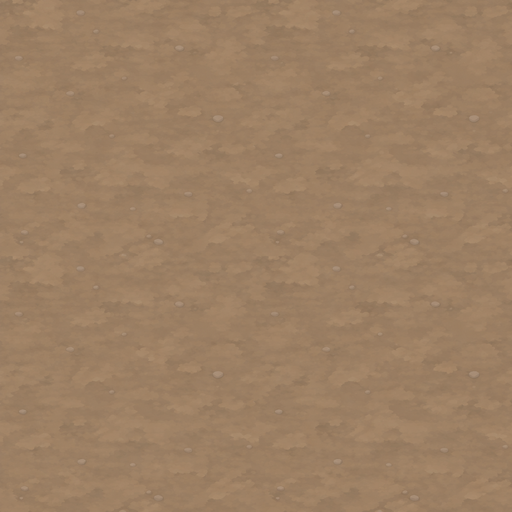
#> input picture assets/construction/gpt-art/road-dirt.png, 512 x 512 px; its folder holds 3 pictures in this run
$ python process_roads.py ../gpt-art/road-dirt.png
#> lines starting #> are read from the running program, lines starting #| are printed output that depends on the picture
#!/usr/bin/env python3
"""GPT 道路原画（assets/construction/gpt-art/）を正式テクスチャへ仕上げる（Muse、2026-11-15、§41）。

継ぎ目:
- 画像を半分ロールして元の継ぎ目を中央へ移し、帯（48〜64px）の中で両側を
  クロスディゾルブする。新しい端は元画像の内側同士になるため元々連続している。
  全面鏡像ベイクは対称模様が目立つため採用しなかった（石敷きで検品して差し替え）。
- 石敷きは横目地の周期が命。暗さプロファイルから横目地を検出し、目地が
  y=0 と y=512 にちょうど来る区間を切り出して 512 へ引き伸ばす（上下は目地同士が
  接する）。左右は上記のクロスディゾルブで処理する。
法線:
- 色をそのまま変換しない。素材の構造から高さを作る:
  土 = 輝度の低周波（踏み固めの緩やかな起伏）／砂利 = 輝度の高周波（小石の粒）／
  石敷き = 目地（暗線）からの距離変換（石が膨らみ目地が沈む）。
- 接空間法線は three.js の規約（OpenGL 形式、緑 = +V）。既知ドームでの実測で
  確定した（生成版は手前<奥で凹面、緑反転版が正しい凸面）。--no-flip-y で旧方式。
実行: python3 assets/construction/tools/process_roads.py [--flip-y]
出力: assets/construction/textures/road-{dirt,gravel,stone}.png と *_n.png、
      記録 processing-record.json、検品画像は ~/workspace/scg-uvroads-check/ へ。
"""
import json, os, sys
import numpy as np
from PIL import Image
from scipy import ndimage

ROOT = os.path.dirname(os.path.dirname(os.path.abspath(__file__)))
ART = os.path.join(ROOT, "gpt-art")
OUT = os.path.join(ROOT, "textures")
CHECK = os.path.expanduser("~/workspace/scg-uvroads-check")
os.makedirs(OUT, exist_ok=True)
os.makedirs(CHECK, exist_ok=True)
FLIP_Y = "--no-flip-y" not in sys.argv  # 既定は three.js の OpenGL 規約（緑=+V）。ドームテスト（probe-dome2）で実測検証済み：反転なし版は near<far で凹面に見えた
RECORD = {"note": "process_roads.py の加工記録", "flipY": FLIP_Y, "items": {}}


def heal_axis(a, axis, band=56):
    """元の継ぎ目を内側へ移し、帯の中で両側をクロスディゾルブする。
    ロール量は「最も滑らかな内側境界が新しい端になる」よう選ぶ（端の段差 =
    その境界の段差そのものになる）。継ぎ目の移動先も帯の中心に合わせる。"""
    n = a.shape[axis]
    diff = np.abs(np.diff(a, axis=axis)).mean(axis=tuple(i for i in range(a.ndim) if i != axis))
    lo, hi = n // 3, 2 * n // 3  # 境界候補（端から遠い内側）
    b = lo + int(np.argmin(diff[lo - 1:hi])) + 1  # 境界 b はスライス b-1 と b の間
    o = n - b  # ロール量。元の継ぎ目は位置 o に来る
    a = np.roll(a, o, axis=axis)
    c = o
    h = band // 2
    src = a.copy()
    for x in range(c - h, c + h):
        d = (x - c) / h
        w = (1 + np.cos(np.pi * d)) / 4.0  # 中心 0.5 → 帯端 0
        sl = [slice(None)] * a.ndim
        sl[axis] = x
        sm = [slice(None)] * a.ndim
        sm[axis] = 2 * c - x
        a[tuple(sl)] = (1 - w) * src[tuple(sl)] + w * src[tuple(sm)]
    return a


def equalize_edges(a, axis, band):
    """両端のスライスを鏡像ペアの平均へ寄せ、端同士の段差を消す（帯の内側で減衰）。"""
    n = a.shape[axis]
    src = a.copy()
    for i in range(band):
        w = 1.0 - i / band
        s1 = [slice(None)] * a.ndim
        s1[axis] = i
        s2 = [slice(None)] * a.ndim
        s2[axis] = n - 1 - i
        m = (src[tuple(s1)] + src[tuple(s2)]) / 2.0
        a[tuple(s1)] = (1 - w) * src[tuple(s1)] + w * m
        a[tuple(s2)] = (1 - w) * src[tuple(s2)] + w * m
    return a


def make_tileable(img, band=56, axes=(1, 0), equalize=()):
    a = np.asarray(img).astype(np.float32)
    for axis in axes:
        a = heal_axis(a, axis=axis, band=band)
    for axis, eb in equalize:
        a = equalize_edges(a, axis=axis, band=eb)
    return Image.fromarray(a.clip(0, 255).astype(np.uint8), "RGB")


def fix_stone(img):
    """横目地を検出し、目地→目地の区間を 512 に合わせて上下端を目地にする。"""
    lum = np.asarray(img.convert("L")).astype(np.float32)
    dark = 255.0 - ndimage.gaussian_filter(lum, sigma=(1.5, 6))
    prof = dark.mean(axis=1)
    from scipy.signal import find_peaks
    pk, _ = find_peaks(prof, distance=40, prominence=1.2)
    centers = [float(v) for v in pk]
    # 端そのものにある目地は find_peaks が拾えないので、端の暗さで補う
    if prof[:8].max() > prof.mean() + 2:
        centers = [float(np.argmax(prof[:8]))] + centers
    if prof[-8:].max() > prof.mean() + 2:
        centers = centers + [float(504 + np.argmax(prof[-8:]))]
    centers = sorted(set(centers))
    # 最も外側の目地同士の区間（上下端がともに目地の中心に来る）を使う
    if len(centers) >= 7 and 470 <= centers[-1] - centers[0] <= 512:
        best = (centers[0], centers[-1])
    else:  # 検出失敗時は全体を使う（記録に残す）
        best = (0.0, 512.0)
    y0, y1 = best
    strip = img.crop((0, int(round(y0)), 512, int(round(y1)))).resize((512, 512), Image.LANCZOS)
    return strip, {"jointCenters": [round(c, 1) for c in centers],
                   "chosenSpan": [round(y0, 1), round(y1, 1)],
                   "note": "上下端は目地同士が接する。左右は make_tileable で処理"}


def height_map(kind, img):
    lum = np.asarray(img.convert("L")).astype(np.float32) / 255.0
    if kind == "dirt":
        low = ndimage.gaussian_filter(lum, 3.0)
        micro = (lum - ndimage.gaussian_filter(lum, 9.0)) * 0.25
        h = low + micro
    elif kind == "gravel":
        bumps = ndimage.gaussian_filter(lum, 1.1) - ndimage.gaussian_filter(lum, 6.0)
        h = bumps + 0.25 * ndimage.gaussian_filter(lum, 5.0)
    else:  # stone: 目地（暗線）からの距離で石を膨らませる
        smooth = ndimage.gaussian_filter(lum, 1.2)
        joint = smooth < (smooth.mean() - 0.10)
        dist = ndimage.distance_transform_edt(~joint)
        h = np.minimum(dist, 16.0) / 16.0
        h = ndimage.gaussian_filter(h, 1.6) + 0.10 * ndimage.gaussian_filter(lum, 6.0)
    h = (h - h.min()) / max(1e-6, h.max() - h.min())
    return h


def normal_from_height(h, strength):
    gx = ndimage.sobel(h, axis=1) / 8.0
    gy_img = ndimage.sobel(h, axis=0) / 8.0  # 画像下向き
    # three.js（OpenGL 形式）: 緑は +V（画像上向き）。画像下向き勾配は符号を返す
    ny = gy_img if FLIP_Y else -gy_img
    nx, nz = -gx * strength, np.ones_like(h)
    n = np.dstack([nx, ny * strength, nz])
    n /= np.linalg.norm(n, axis=2, keepdims=True)
    return Image.fromarray(((n * 0.5 + 0.5) * 255).clip(0, 255).astype(np.uint8), "RGB")


def edge_metrics(img):
    a = np.asarray(img.convert("RGB")).astype(np.float32)
    dx = np.abs(a[:, 0] - a[:, -1]).mean()
    dy = np.abs(a[0, :] - a[-1, :]).mean()
    inner = np.abs(np.diff(a, axis=1)).mean()
    return {"edgeX": round(float(dx), 2), "edgeY": round(float(dy), 2),
            "innerStep": round(float(inner), 2)}


def tile_check(img, name):
    t = Image.new("RGB", (768, 768))
    small = img.resize((256, 256), Image.LANCZOS)
    for i in range(3):
        for j in range(3):
            t.paste(small, (i * 256, j * 256))
    t.save(os.path.join(CHECK, name))


STRENGTH = {"dirt": 1.1, "gravel": 2.0, "stone": 2.4}

def main():
    for kind in ("dirt", "gravel", "stone"):
        src = Image.open(os.path.join(ART, f"road-{kind}.png")).convert("RGB")
#> src is the input picture: PIL image 512x512 RGB; mean R, G, B 156.6, 127.6, 99.5
        before = edge_metrics(src)
#> in edge_metrics, `dx = np.abs(a[:, 0] - a[:, -1]).mean()`: dx = 2.27
#> in edge_metrics, `dy = np.abs(a[0, :] - a[-1, :]).mean()`: dy = 2.6
#> in edge_metrics, `inner = np.abs(np.diff(a, axis=1)).mean()`: inner = 0.927
#> before = {'edgeX': 2.27, 'edgeY': 2.6, 'innerStep': 0.93}
        if kind == "stone":
            fixed, info = fix_stone(src)
            fixed = make_tileable(fixed, band=48, axes=(1,), equalize=((0, 20),))
        elif kind == "gravel":
            fixed, info = make_tileable(src, band=64, equalize=((0, 16),)), \
                {"method": "roll+cross-dissolve band + edge equalize Y"}
        else:
            fixed, info = make_tileable(src, band=48), \
                {"method": "roll+cross-dissolve band"}
#> the loop in make_tileable, `for axis in axes:` made 2 passes
#> (b in heal_axis, o in heal_axis, c in heal_axis) on passes 1 to 2: (314, 198, 198), (331, 181, 181)
#> info = {'method': 'roll+cross-dissolve band'}
        fixed.save(os.path.join(OUT, f"road-{kind}.png"))
        tile_check(fixed, f"tile3x3-{kind}.png")
#> in tile_check, `t = Image.new("RGB", (768, 768))`: t: PIL image 768x768 RGB; every value is 0
        tile_check(src, f"tile3x3-{kind}-before.png")
        h = height_map(kind, fixed)
#> in height_map, `micro = (lum - ndimage.gaussian_filter(lum, 9.0)) * 0.25`:
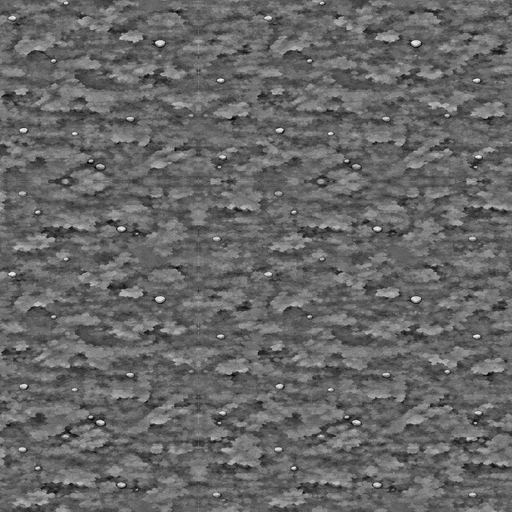
#> micro: shape (512, 512) float32; min -0.0127, max 0.0187, mean 4.55e-12; drawn with min black and max white
#> in height_map, `h = (h - h.min()) / max(1e-6, h.max() - h.min())`:
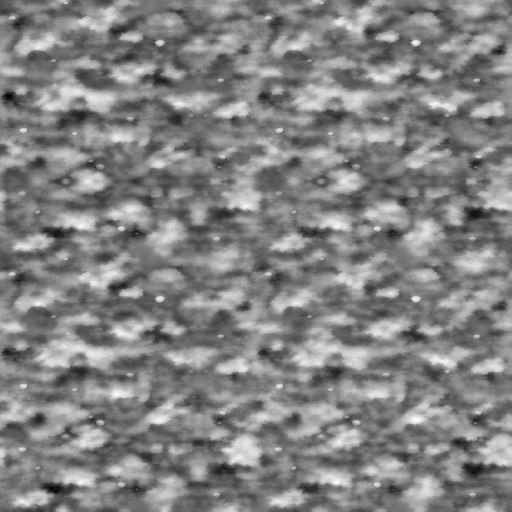
#> h: shape (512, 512) float32; min 0, max 1, mean 0.514
        Image.fromarray((h * 255).astype(np.uint8), "L").save(
            os.path.join(CHECK, f"height-{kind}.png"))
        n = normal_from_height(h, STRENGTH[kind])
#> in normal_from_height, `gx = ndimage.sobel(h, axis=1) / 8.0`:
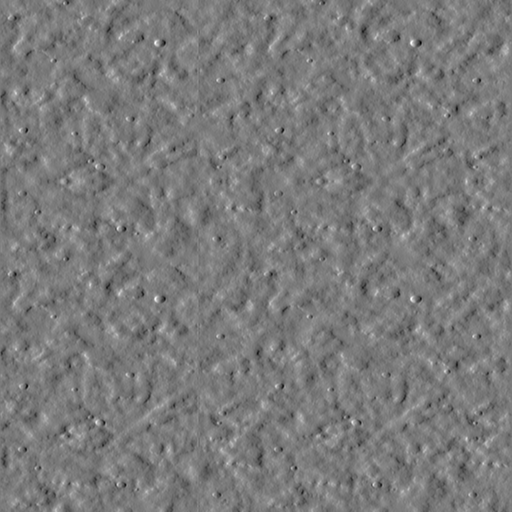
#> gx: shape (512, 512) float32; min -0.178, max 0.192, mean 3.1e-05; drawn with min black and max white
#> in normal_from_height, `gy_img = ndimage.sobel(h, axis=0) / 8.0`:
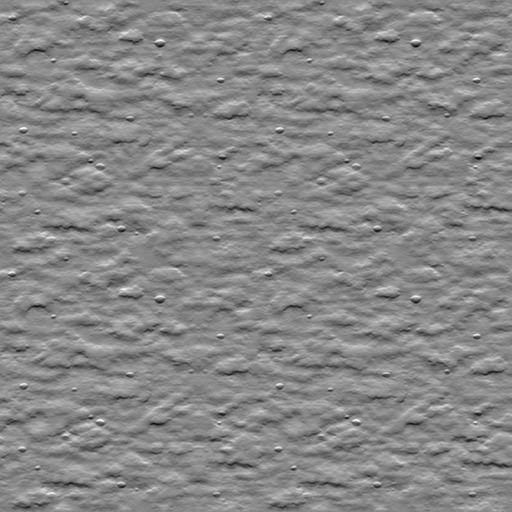
#> gy_img: shape (512, 512) float32; min -0.217, max 0.19, mean -3.57e-05; drawn with min black and max white
#> in normal_from_height, `nx, nz = -gx * strength, np.ones_like(h)`:
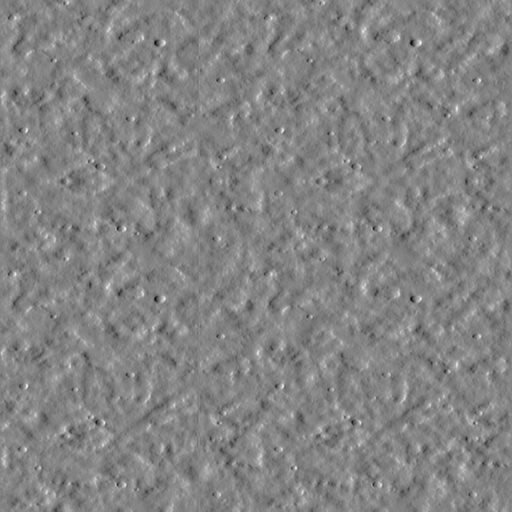
#> nx: shape (512, 512) float32; min -0.211, max 0.196, mean -3.42e-05; drawn with min black and max white
#> in normal_from_height, `nx, nz = -gx * strength, np.ones_like(h)`: nz: shape (512, 512) float32; every value is 1
#> in normal_from_height, `n = np.dstack([nx, ny * strength, nz])`:
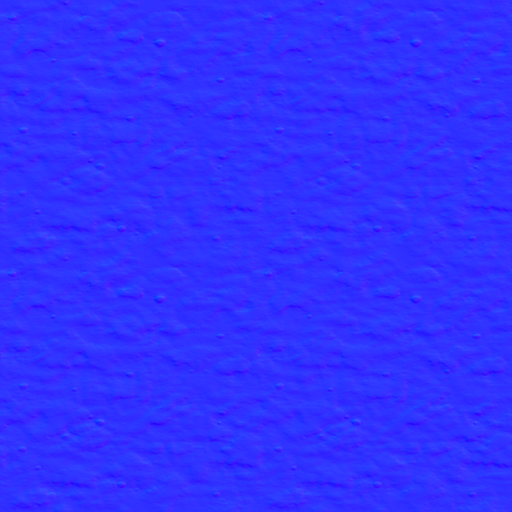
#> n: shape (512, 512, 3) float32; mean of channels 0, 1, 2 -3.42e-05, -3.92e-05, 1; drawn with min black and max white
#> in normal_from_height, `return Image.fromarray(((n * 0.5 + 0.5) * 255).clip(0, 255).astype(np...`:
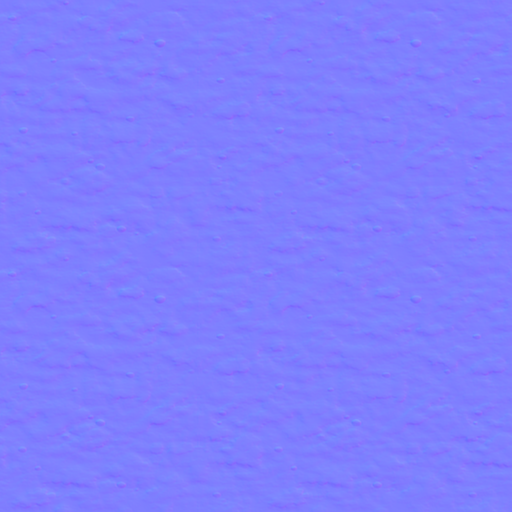
#> returned value: PIL image 512x512 RGB; mean R, G, B 127, 127, 254
        n.save(os.path.join(OUT, f"road-{kind}_n.png"))
        RECORD["items"][kind] = {"seam": info, "edgeBefore": before,
                                 "edgeAfter": edge_metrics(fixed),
                                 "normalStrength": STRENGTH[kind],
                                 "bytes": os.path.getsize(os.path.join(OUT, f"road-{kind}.png")),
                                 "normalBytes": os.path.getsize(os.path.join(OUT, f"road-{kind}_n.png"))}
        print(kind, RECORD["items"][kind])
#> (printed output is left out)
#> pass 2 of the loop in main, `for kind in ("dirt", "gravel", "stone"):`:
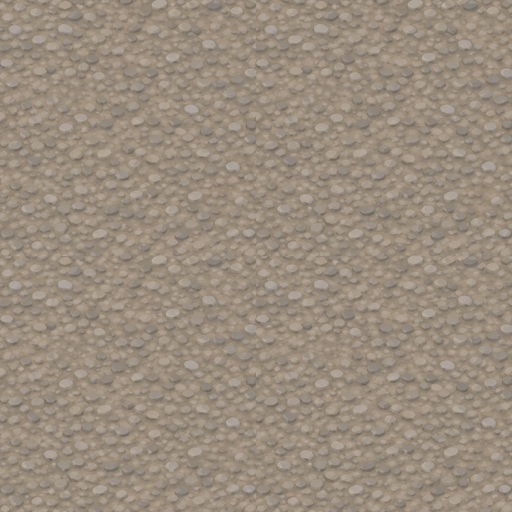
#> input picture assets/construction/gpt-art/road-gravel.png, 512 x 512 px
#> in main, src is the input picture: PIL image 512x512 RGB; mean R, G, B 153.9, 140.8, 125.8
#> before = {'edgeX': 10.07, 'edgeY': 10.44, 'innerStep': 3.68}
#> the loop in make_tileable (call 2), `for axis in axes:` made 2 passes
#> (b in heal_axis, o in heal_axis, c in heal_axis) on passes 1 to 2: (234, 278, 278), (294, 218, 218)
#> pass 1, in heal_axis (call 3), `a = np.roll(a, o, axis=axis)`:
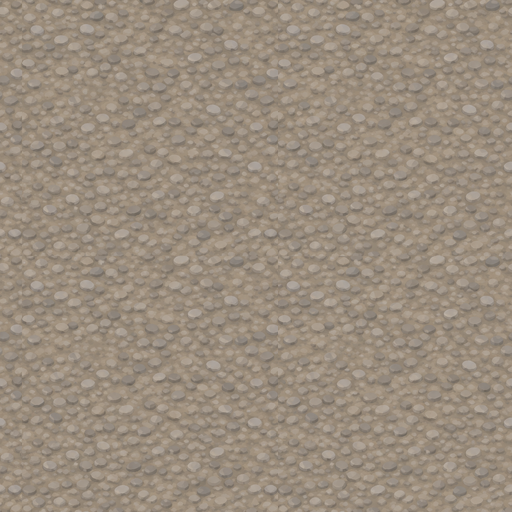
#> a: shape (512, 512, 3) float32; mean of channels 0, 1, 2 153.9, 140.8, 125.8; drawn as R, G, B
#> in normal_from_height (call 2), `n = np.dstack([nx, ny * strength, nz])`:
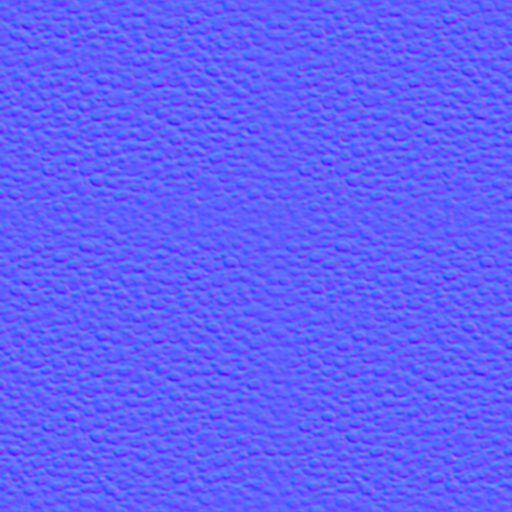
#> n: shape (512, 512, 3) float32; mean of channels 0, 1, 2 -5.63e-05, -1.29e-06, 1; drawn with min black and max white
#> (printed output is left out)
    with open(os.path.join(OUT, "processing-record.json"), "w") as f:
        json.dump(RECORD, f, ensure_ascii=False, indent=1)
    print("ALL DONE flipY =", FLIP_Y)


if __name__ == "__main__":
    main()
